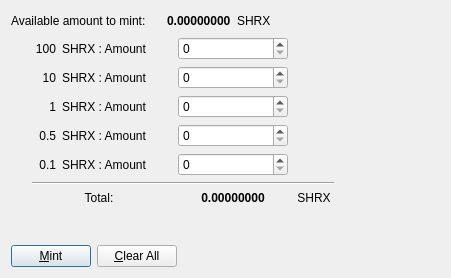
<?xml version="1.0" encoding="UTF-8"?>
<ui version="4.0">
 <class>ManualMintDialog</class>
 <widget class="QDialog" name="ManualMintDialog">
  <property name="geometry">
   <rect>
    <x>0</x>
    <y>0</y>
    <width>451</width>
    <height>278</height>
   </rect>
  </property>
  <property name="windowTitle">
   <string>Coin Selection</string>
  </property>
  <layout class="QVBoxLayout" name="verticalLayout">
   <item>
    <layout class="QVBoxLayout" name="verticalLayout_2">
     <item>
      <layout class="QHBoxLayout" name="horizontalLayout">
       <item>
        <widget class="QLabel" name="label">
         <property name="minimumSize">
          <size>
           <width>150</width>
           <height>0</height>
          </size>
         </property>
         <property name="text">
          <string>Available amount to mint:</string>
         </property>
        </widget>
       </item>
       <item>
        <widget class="QLabel" name="availableAmount">
         <property name="font">
          <font>
           <weight>75</weight>
           <bold>true</bold>
          </font>
         </property>
         <property name="text">
          <string>0.00000000</string>
         </property>
        </widget>
       </item>
       <item>
        <widget class="QLabel" name="label_3">
         <property name="text">
          <string>SHRX</string>
         </property>
        </widget>
       </item>
       <item>
        <spacer name="horizontalSpacer">
         <property name="orientation">
          <enum>Qt::Horizontal</enum>
         </property>
         <property name="sizeHint" stdset="0">
          <size>
           <width>40</width>
           <height>20</height>
          </size>
         </property>
        </spacer>
       </item>
      </layout>
     </item>
     <item>
      <layout class="QHBoxLayout" name="horizontalLayout_5">
       <item>
        <spacer name="horizontalSpacer_3">
         <property name="orientation">
          <enum>Qt::Horizontal</enum>
         </property>
         <property name="sizeType">
          <enum>QSizePolicy::Fixed</enum>
         </property>
         <property name="sizeHint" stdset="0">
          <size>
           <width>15</width>
           <height>20</height>
          </size>
         </property>
        </spacer>
       </item>
       <item>
        <layout class="QGridLayout" name="gridLayout">
         <item row="4" column="1">
          <widget class="QLabel" name="label_13">
           <property name="text">
            <string>SHRX : Amount</string>
           </property>
           <property name="margin">
            <number>0</number>
           </property>
          </widget>
         </item>
         <item row="6" column="0" colspan="2">
          <layout class="QFormLayout" name="formLayout_3">
           <property name="labelAlignment">
            <set>Qt::AlignCenter</set>
           </property>
           <property name="formAlignment">
            <set>Qt::AlignHCenter|Qt::AlignTop</set>
           </property>
           <item row="0" column="0" colspan="2">
            <widget class="QLabel" name="label_14">
             <property name="text">
              <string>Total:</string>
             </property>
             <property name="alignment">
              <set>Qt::AlignCenter</set>
             </property>
            </widget>
           </item>
          </layout>
         </item>
         <item row="4" column="2">
          <widget class="QSpinBox" name="coinAmount01"/>
         </item>
         <item row="3" column="1">
          <widget class="QLabel" name="label_12">
           <property name="text">
            <string>SHRX : Amount</string>
           </property>
           <property name="margin">
            <number>0</number>
           </property>
          </widget>
         </item>
         <item row="1" column="0">
          <widget class="QLabel" name="label_7">
           <property name="text">
            <string>10</string>
           </property>
           <property name="alignment">
            <set>Qt::AlignRight|Qt::AlignTrailing|Qt::AlignVCenter</set>
           </property>
           <property name="margin">
            <number>0</number>
           </property>
          </widget>
         </item>
         <item row="2" column="2">
          <widget class="QSpinBox" name="coinAmount1"/>
         </item>
         <item row="2" column="1">
          <widget class="QLabel" name="label_11">
           <property name="text">
            <string>SHRX : Amount</string>
           </property>
           <property name="margin">
            <number>0</number>
           </property>
          </widget>
         </item>
         <item row="2" column="0">
          <widget class="QLabel" name="label_6">
           <property name="text">
            <string>1</string>
           </property>
           <property name="alignment">
            <set>Qt::AlignRight|Qt::AlignTrailing|Qt::AlignVCenter</set>
           </property>
           <property name="margin">
            <number>0</number>
           </property>
          </widget>
         </item>
         <item row="1" column="1">
          <widget class="QLabel" name="label_10">
           <property name="text">
            <string>SHRX : Amount</string>
           </property>
           <property name="margin">
            <number>0</number>
           </property>
          </widget>
         </item>
         <item row="4" column="0">
          <widget class="QLabel" name="label_5">
           <property name="text">
            <string>0.1</string>
           </property>
           <property name="alignment">
            <set>Qt::AlignRight|Qt::AlignTrailing|Qt::AlignVCenter</set>
           </property>
           <property name="margin">
            <number>0</number>
           </property>
          </widget>
         </item>
         <item row="0" column="2">
          <widget class="QSpinBox" name="coinAmount100"/>
         </item>
         <item row="1" column="2">
          <widget class="QSpinBox" name="coinAmount10"/>
         </item>
         <item row="5" column="0" colspan="4">
          <layout class="QFormLayout" name="formLayout">
           <item row="0" column="1">
            <widget class="Line" name="line">
             <property name="orientation">
              <enum>Qt::Horizontal</enum>
             </property>
            </widget>
           </item>
          </layout>
         </item>
         <item row="6" column="3">
          <widget class="QLabel" name="label_15">
           <property name="minimumSize">
            <size>
             <width>40</width>
             <height>0</height>
            </size>
           </property>
           <property name="text">
            <string>SHRX</string>
           </property>
           <property name="alignment">
            <set>Qt::AlignCenter</set>
           </property>
          </widget>
         </item>
         <item row="0" column="1">
          <widget class="QLabel" name="label_9">
           <property name="minimumSize">
            <size>
             <width>110</width>
             <height>0</height>
            </size>
           </property>
           <property name="text">
            <string>SHRX : Amount</string>
           </property>
           <property name="margin">
            <number>0</number>
           </property>
          </widget>
         </item>
         <item row="3" column="0">
          <widget class="QLabel" name="label_8">
           <property name="text">
            <string>0.5</string>
           </property>
           <property name="alignment">
            <set>Qt::AlignRight|Qt::AlignTrailing|Qt::AlignVCenter</set>
           </property>
           <property name="margin">
            <number>0</number>
           </property>
          </widget>
         </item>
         <item row="3" column="2">
          <widget class="QSpinBox" name="coinAmount05"/>
         </item>
         <item row="6" column="2">
          <widget class="QLabel" name="totalAmount">
           <property name="minimumSize">
            <size>
             <width>110</width>
             <height>0</height>
            </size>
           </property>
           <property name="font">
            <font>
             <weight>75</weight>
             <bold>true</bold>
            </font>
           </property>
           <property name="layoutDirection">
            <enum>Qt::LeftToRight</enum>
           </property>
           <property name="text">
            <string>0.00000000</string>
           </property>
           <property name="alignment">
            <set>Qt::AlignCenter</set>
           </property>
          </widget>
         </item>
         <item row="0" column="0">
          <widget class="QLabel" name="label_4">
           <property name="minimumSize">
            <size>
             <width>30</width>
             <height>0</height>
            </size>
           </property>
           <property name="text">
            <string>100</string>
           </property>
           <property name="alignment">
            <set>Qt::AlignRight|Qt::AlignTrailing|Qt::AlignVCenter</set>
           </property>
           <property name="margin">
            <number>0</number>
           </property>
          </widget>
         </item>
        </layout>
       </item>
       <item>
        <spacer name="horizontalSpacer_4">
         <property name="orientation">
          <enum>Qt::Horizontal</enum>
         </property>
         <property name="sizeHint" stdset="0">
          <size>
           <width>40</width>
           <height>20</height>
          </size>
         </property>
        </spacer>
       </item>
      </layout>
     </item>
     <item>
      <spacer name="verticalSpacer">
       <property name="orientation">
        <enum>Qt::Vertical</enum>
       </property>
       <property name="sizeHint" stdset="0">
        <size>
         <width>20</width>
         <height>40</height>
        </size>
       </property>
      </spacer>
     </item>
     <item>
      <layout class="QHBoxLayout" name="horizontalLayout_2">
       <item>
        <widget class="QPushButton" name="mintButton">
         <property name="text">
          <string>&amp;Mint</string>
         </property>
         <property name="icon">
          <iconset>
           <normaloff>../res/icons/add.png</normaloff>../res/icons/add.png</iconset>
         </property>
        </widget>
       </item>
       <item>
        <widget class="QPushButton" name="clearAllButton">
         <property name="text">
          <string>&amp;Clear All</string>
         </property>
         <property name="icon">
          <iconset>
           <normaloff>../res/icons/quit.png</normaloff>../res/icons/quit.png</iconset>
         </property>
        </widget>
       </item>
       <item>
        <spacer name="horizontalSpacer_2">
         <property name="orientation">
          <enum>Qt::Horizontal</enum>
         </property>
         <property name="sizeHint" stdset="0">
          <size>
           <width>40</width>
           <height>20</height>
          </size>
         </property>
        </spacer>
       </item>
      </layout>
     </item>
    </layout>
   </item>
  </layout>
 </widget>
 <resources/>
 <connections/>
</ui>
